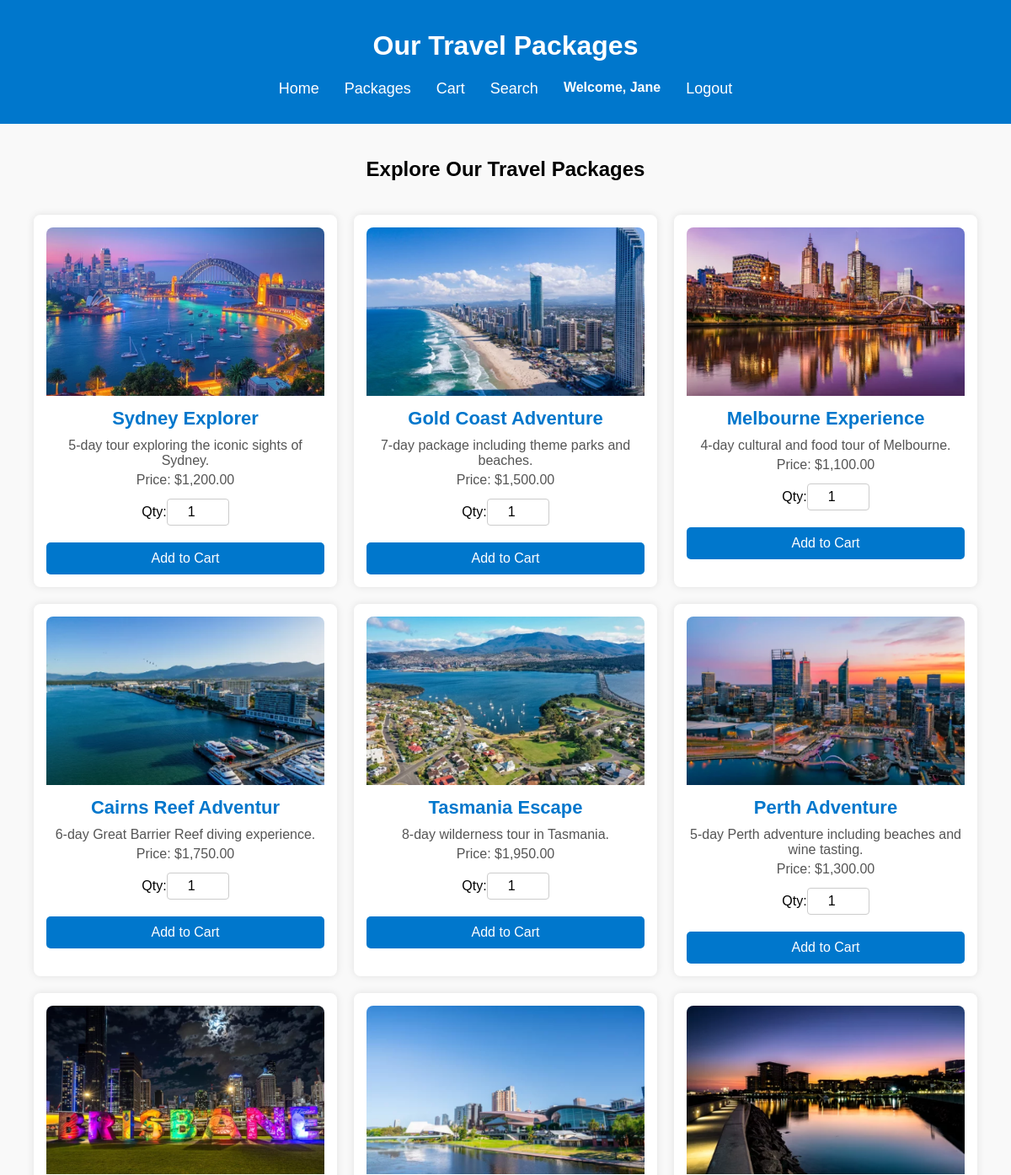
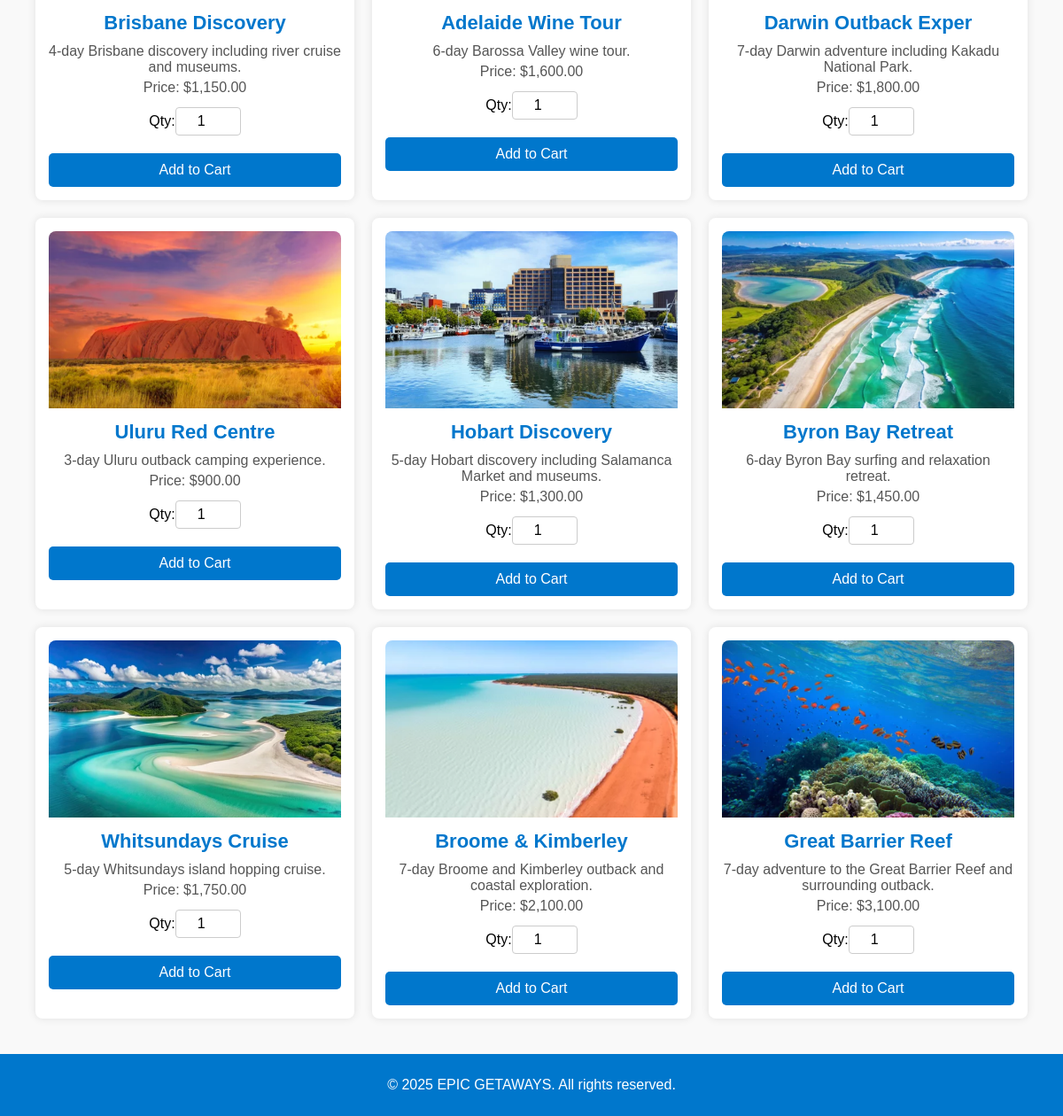
The app's page /packages.php (signed in) with its own data (2 pictures, top to bottom).
### tables this page shows
create table if not exists package(
    package_id int AUTO_INCREMENT NOT NULL,
    package_name varchar(20) not null,
    package_desc TEXT NOT NULL,
    price DECIMAL(10,2) NOT NULL,
    image_name VARCHAR(50) NOT NULL,
    primary key(package_id)
);

### packages.php (the view, shortened to what this page needs)
<?php
include_once('conn_getawaysdb.php');
$query = "SELECT package_id, package_name, package_desc, price, image_name FROM package";
$stmt = $mysqli->prepare($query);
$stmt->execute();
$result = $stmt->get_result();
?>
<!DOCTYPE html>
<html lang="en">
<head>
    <link rel="stylesheet" href="styles.css">
</head>
<body>
    <header>
        <h1>Our Travel Packages</h1>
        <nav>
            <ul>
                <li><a href="index.php">Home</a></li>
                <li><a href="packages.php">Packages</a></li>
                <li><a href="view_Cart.php">Cart</a></li>
                <li><a href="search_packages.php">Search</a></li>
                <?php
                if (isset($_SESSION['first_name'])) {
                    echo "<li><b>Welcome, " . htmlspecialchars($_SESSION['first_name']) . "</b></li>";
                    echo "<li><a href='logout.php'>Logout</a></li>";
                } else {
                    echo "<li><a href='register.html'>Register</a></li>";
                    echo "<li><a href='login.html'>Login</a></li>";
                }
                ?>
            </ul>
        </nav>
    </header>
    <main>
        <h2>Explore Our Travel Packages</h2>
        <div class="packages-grid">
        <?php
        while ($row = $result->fetch_assoc()) {
            $package_name = $row['package_name'];
            $package_desc = $row['package_desc'];
            $price = $row['price'];
            $image_name = $row['image_name'];
            echo "<div class='package'>";
            echo "<form action='add_to_cart.php' method='POST'>";
            echo "<img src='images/$image_name' alt='$package_name'>";
            echo "<h3>$package_name</h3>";
            echo "<p>$package_desc</p>";
            echo "<p>Price: $" . number_format($price, 2) . "</p>";
            echo "<label for='qty'>Qty:</label>";
            echo "<input type='number' name='qty' value='1' min='1' class='qty-input'>";
            echo "<input type='submit' value='Add to Cart' class='add-to-cart'>";
            echo "</form>";
            echo "</div>";
        }
        ?>
        </div>
    </main>
    <footer>
        <p>&copy; 2025 EPIC GETAWAYS. All rights reserved.</p>
    </footer>
</body>
</html>

### styles.css (style rules this page uses)
body { font-family: 'Poppins', sans-serif; margin: 0; padding: 0; background-color: #f9f9f9; }
header { background-color: #0077cc; color: white; padding: 15px 0; text-align: center; }
nav ul { list-style: none; padding: 0; display: flex; justify-content: center; }
nav ul li { margin: 0 15px; }
nav ul li a { color: white; text-decoration: none; font-size: 18px; }
main { padding: 20px; text-align: center; }
footer { background-color: #0077cc; color: white; text-align: center; padding: 10px 0; position: relative; width: 100%; }
.packages-grid { display: grid; grid-template-columns: repeat(auto-fit, minmax(300px, 1fr)); gap: 20px; padding: 20px; justify-content: center; }
.package { background: white; padding: 15px; border-radius: 8px; box-shadow: 0 0 10px rgba(0, 0, 0, 0.1); text-align: center; transition: transform 0.3s ease-in-out; }
.package img { width: 100%; height: 200px; object-fit: cover; border-radius: 8px 8px 0 0; }
.package h3 { margin: 10px 0; font-size: 22px; color: #0077cc; }
.package p { margin: 5px 0; font-size: 16px; color: #555; }
.add-to-cart { display: block; width: 100%; padding: 10px; background-color: #0077cc; color: white; border: none; border-radius: 5px; font-size: 16px; cursor: pointer; transition: background-color 0.3s ease-in-out; margin-top: 10px; }
.qty-input { width: 60px; padding: 6px; margin-top: 8px; margin-bottom: 10px; font-size: 16px; text-align: center; border: 1px solid #ccc; border-radius: 4px; }

### records on screen
package: image_name (picture), package_name "Sydney Explorer", package_desc "5-day tour exploring the iconic sights of Sydney.", price "1,200.00"
package: image_name (picture), package_name "Gold Coast Adventure", package_desc "7-day package including theme parks and beaches.", price "1,500.00"
package: image_name (picture), package_name "Melbourne Experience", package_desc "4-day cultural and food tour of Melbourne.", price "1,100.00"
package: image_name (picture), package_name "Cairns Reef Adventur", package_desc "6-day Great Barrier Reef diving experience.", price "1,750.00"
package: image_name (picture), package_name "Tasmania Escape", package_desc "8-day wilderness tour in Tasmania.", price "1,950.00"
package: image_name (picture), package_name "Perth Adventure", package_desc "5-day Perth adventure including beaches and wine tasting.", price "1,300.00"
package: image_name (picture), package_name "Brisbane Discovery", package_desc "4-day Brisbane discovery including river cruise and museums.", price "1,150.00"
package: image_name (picture), package_name "Adelaide Wine Tour", package_desc "6-day Barossa Valley wine tour.", price "1,600.00"
package: image_name (picture), package_name "Darwin Outback Exper", package_desc "7-day Darwin adventure including Kakadu National Park.", price "1,800.00"
package: image_name (picture), package_name "Uluru Red Centre", package_desc "3-day Uluru outback camping experience.", price "900.00"
package: image_name (picture), package_name "Hobart Discovery", package_desc "5-day Hobart discovery including Salamanca Market and museums.", price "1,300.00"
package: image_name (picture), package_name "Byron Bay Retreat", package_desc "6-day Byron Bay surfing and relaxation retreat.", price "1,450.00"
package: image_name (picture), package_name "Whitsundays Cruise", package_desc "5-day Whitsundays island hopping cruise.", price "1,750.00"
package: image_name (picture), package_name "Broome & Kimberley", package_desc "7-day Broome and Kimberley outback and coastal exploration.", price "2,100.00"
package: image_name (picture), package_name "Great Barrier Reef", package_desc "7-day adventure to the Great Barrier Reef and surrounding outback.", price "3,100.00"

### other values on screen
$_SESSION['first_name'] "Jane"
